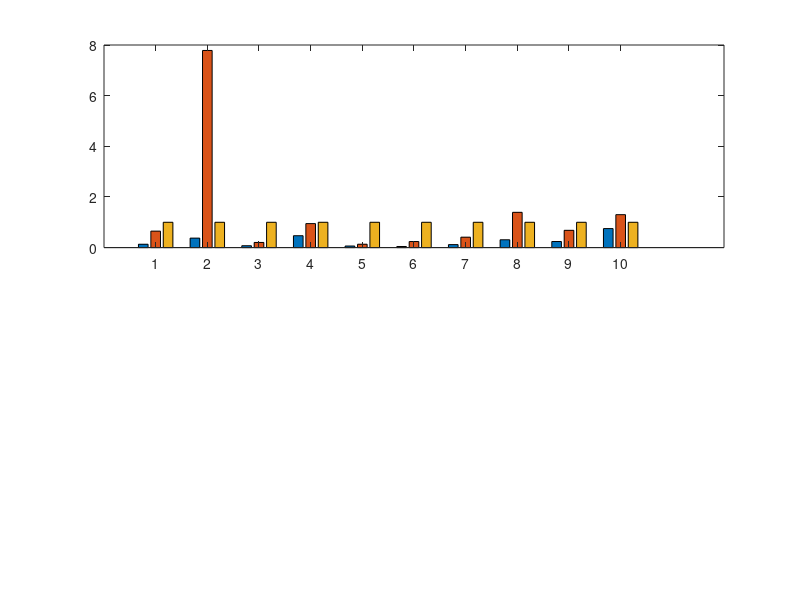

MATLAB code for this plot: (Note: this script raises an error after producing the figure.)
labels = {'alltrees_7'; 'alltrees_9'; 'arith_{75}'; 'arith_{1000}'; 'composition'; 'funcrec'; 'mergesort_{1000}'; 'mergesort_{3000}'; 'nbody_{100}'; 'nbody_{1000}'};
data = [0.13248436103663985 0.6503574620196604 1.0; 0.3743873978996499 7.784422403733956 1.0; 0.07432675044883302 0.20323159784560144 1.0; 0.4693611205310807 0.9474982273329838 1.0; 0.062093098958333336 0.13321940104166666 1.0; 0.043206367254121664 0.2394542353610006 1.0; 0.11811963956139399 0.41146455325154707 1.0; 0.30928467377137164 1.3929310741393854 1.0; 0.2402636309167166 0.6821449970041942 1.0; 0.7511125495590257 1.3006715753701759 1.0];

errors = [0.0011170688114387846 0.022117962466487937 0.06568364611260054; 0.006592765460910152 0.05052508751458576 0.11674445740956825; 0.0025134649910233393 0.05062836624775583 0.062477558348294424; 0.017665012177451676 0.006833759801050241 0.013431163999958893; 0.000244140625 0.009521484375 0.052408854166666664; 0.0007959067652075043 0.007163160886867539 0.018874360432063673; 0.0022798827488872 0.009336662685919008 0.07045923352513299; 0.011117074292724067 0.015180556620409416 0.0770528252702599; 0.004793289394847214 0.04643499101258238 0.061713600958657876; 0.019904523019661783 0.008091269520187717 0.03454972085120155];

c = get(gca, 'DefaultAxesColorOrder');

ax1 = subplot(2, 1, 1);
bs = bar(ax1, data);
bs(1).FaceColor = c(2,:);
bs(2).FaceColor = c(3,:);
bs(3).FaceColor = c(4,:);
hold on;
ngroups = size(data, 1);
nbars = size(data, 2);
groupwidth = min(0.8, nbars/(nbars + 1.5));
for i = 1:nbars
  x = (1:ngroups) - groupwidth/2 + (2*i-1) * groupwidth / (2*nbars);
  e = errorbar(ax1, x, data(:,i), errors(:,i), '.', 'Color', 'k');
end

ax2 = subplot(2, 1, 2);
bs = bar(ax2, data);
bs(1).FaceColor = c(2,:);
bs(2).FaceColor = c(3,:);
bs(3).FaceColor = c(4,:);
hold on;
ngroups = size(data, 1);
nbars = size(data, 2);
groupwidth = min(0.8, nbars/(nbars + 1.5));
for i = 1:nbars
  x = (1:ngroups) - groupwidth/2 + (2*i-1) * groupwidth / (2*nbars);
  e = errorbar(ax2, x, data(:,i), errors(:,i), '.', 'Color', 'k');
end

%set(gca,'xtick',[1:10],'xticklabel',labels);
%legend( 'OCaml', 'OCaml GC', 'JS');
%lines = get(gca,'Children');

%title('Relative execution time');
%xlabel('Benchmark');
%set(gca,'FontSize',16);

%legend(lines([4 3 7 2 1])); 
ax1.Position = [0.1300 0.6838 0.7750 (0.3412*0.7)]
ax2.Position = [0.1300 0.1100 0.7750 (0.3412*1.5)]

an1 = annotation('line', [0.1131 0.1431], [0.6118 0.6318])

